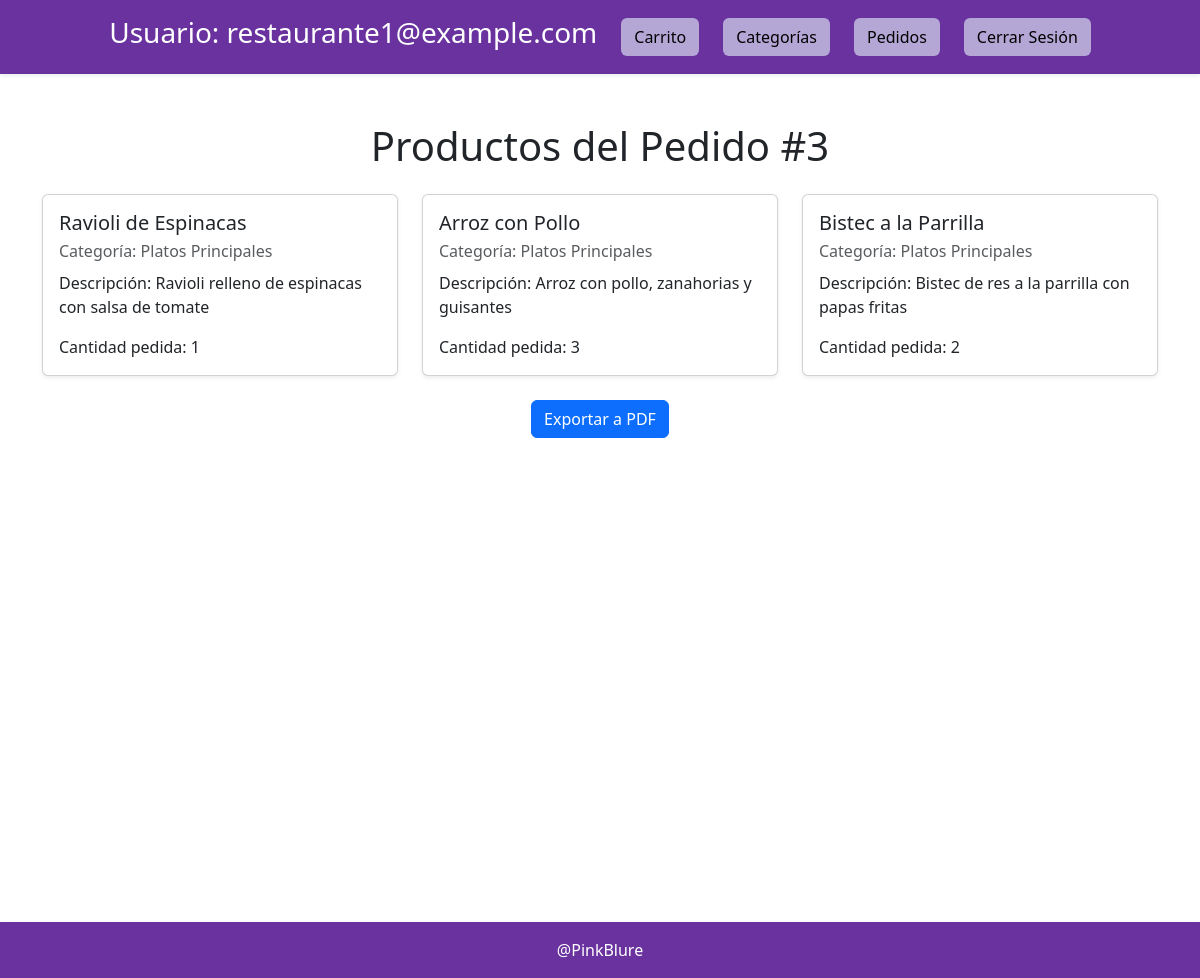
The page /src/pages/pedidoProducto.php?id=3 (signed in) on the database its author committed.
### tables this page shows
CREATE TABLE `PedidoProducto` (
  `Codigo` int(11) NOT NULL,
  `Cantidad` int(11) NOT NULL,
  `Pedido` int(11) NOT NULL,
  `Producto` int(11) NOT NULL
);

CREATE TABLE `Producto` (
  `Codigo` int(11) NOT NULL,
  `Nombre` varchar(100) NOT NULL,
  `Descripcion` text NOT NULL,
  `Peso` int(11) NOT NULL,
  `CantidadStock` int(11) NOT NULL,
  `Categoria` int(11) NOT NULL
);

CREATE TABLE `Categoria` (
  `Codigo` int(11) NOT NULL,
  `Nombre` varchar(100) NOT NULL,
  `Descripcion` text NOT NULL
);

### src/db/database_functions.php (called while the page is built, shortened)
<?php
function createConnection()
{
  try {
    $host = "localhost";
    $db = "gestionpedidos";
    $user = "root";
    $pass = "";
    $dns = "mysql:host=$host;dbname=$db";
    $conn = new PDO($dns, $user, $pass);
    $conn->setAttribute(PDO::ATTR_ERRMODE, PDO::ERRMODE_EXCEPTION);
    return $conn;
  } catch (PDOException $ex) {
    error_log("Error en la conexión a la base de datos: " .
      $ex->getMessage());
    return null;
  }
}

### src/pages/pedidoProducto.php (the view, shortened to what this page needs)
<?php
require_once __DIR__ . '/../db/database_functions.php';
$user = $_SESSION['user'];
$id_pedido = htmlspecialchars($_GET['id']);
$conn = createConnection();
$query_productos = "
  SELECT
    p.Nombre AS NombreProducto,
    p.Descripcion AS DescripcionProducto,
    pp.Cantidad AS CantidadPedido,
    c.Nombre AS NombreCategoria
  FROM PedidoProducto pp
  JOIN Producto p ON pp.Producto = p.Codigo
  JOIN Categoria c ON p.Categoria = c.Codigo
  WHERE pp.Pedido = :id_pedido
";
$stmt_productos = $conn->prepare($query_productos);
$stmt_productos->bindParam(':id_pedido', $id_pedido, PDO::PARAM_INT);
$stmt_productos->execute();
$productos = $stmt_productos->fetchAll(PDO::FETCH_ASSOC);
?>
<!DOCTYPE html>
<html lang="en">
<head>
  <link href="https://cdn.jsdelivr.net/npm/bootstrap@5.3.3/dist/css/bootstrap.min.css" rel="stylesheet">
</head>
<body class="d-flex flex-column">
  <header class="container-fluid pt-3 pb-3 d-flex flex-row justify-content-center gap-4 align-items-center shadow-sm text-white" style="background-color: #6a329f;">
    <h3>Usuario: <?php echo htmlspecialchars($user['email']); ?></h3>
    <a href="/Proyectos/gestion_restaurante/src/pages/carrito.php" class="btn text-black position-relative" style="background-color: #b4a7d6;">
      <i class="bi bi-cart"></i> Carrito
    </a>
    <a href="/Proyectos/gestion_restaurante/src/pages/lista.php" class="btn text-black" style="background-color: #b4a7d6;">Categorías</a>
    <a href="/Proyectos/gestion_restaurante/src/pages/pedidos.php" class="btn text-black" style="background-color: #b4a7d6;">Pedidos</a>
    <a href="/Proyectos/gestion_restaurante/src/auth/logout.php" class="btn text-black" style="background-color: #b4a7d6;">Cerrar Sesión</a>
  </header>
  <main class="content flex-grow-1 m-4">
    <div class="container mt-4">
      <h1 class='text-center mb-4'>Productos del Pedido #<?php echo $id_pedido; ?></h1>
      <?php if (count($productos) > 0): ?>
        <div class="row row-cols-1 row-cols-md-2 row-cols-lg-3 g-4">
          <?php foreach ($productos as $producto): ?>
            <div class="col">
              <div class="card shadow-sm h-100">
                <div class="card-body">
                  <h5 class="card-title text-dark"><?php echo htmlspecialchars($producto['NombreProducto']); ?></h5>
                  <p class="card-subtitle mb-2 text-muted">Categoría: <?php echo htmlspecialchars($producto['NombreCategoria']); ?></p>
                  <p class="card-text text-dark">Descripción: <?php echo htmlspecialchars($producto['DescripcionProducto']); ?></p>
                  <p class="card-text text-dark">Cantidad pedida: <?php echo htmlspecialchars($producto['CantidadPedido']); ?></p>
                </div>
              </div>
            </div>
          <?php endforeach; ?>
        </div>
        <div class="text-center mt-4">
          <a href="../cart/crearPDF.php?id=<?php echo $id_pedido; ?>" class="btn btn-primary">Exportar a PDF</a>
        </div>
      <?php else: ?>
        <p class="text-center text-muted mt-4">No hay productos asociados a este pedido.</p>
      <?php endif; ?>
    </div>
  </main>
  <footer class="container-fluid d-flex justify-content-center align-items-center pt-3 pb-3 shadow-sm text-white" style="background-color: #6a329f;">
    <a href="https://github.com/PinkBlure" class="text-white text-decoration-none">@PinkBlure</a>
  </footer>
</body>
</html>

### src/pages/pedidoProducto.php (style rules this page uses)
.content { min-height: 100vh; }

### rows shown on the page
pedidoproducto: Producto.Nombre "Ravioli de Espinacas", categoria.Nombre "Platos Principales", Producto.Descripcion "Ravioli relleno de espinacas con salsa de tomate", Cantidad "1"
pedidoproducto: Producto.Nombre "Arroz con Pollo", categoria.Nombre "Platos Principales", Producto.Descripcion "Arroz con pollo, zanahorias y guisantes", Cantidad "3"
pedidoproducto: Producto.Nombre "Bistec a la Parrilla", categoria.Nombre "Platos Principales", Producto.Descripcion "Bistec de res a la parrilla con papas fritas", Cantidad "2"

### other values the page prints
$user['email'] "restaurante1@example.com"
$id_pedido "3"
